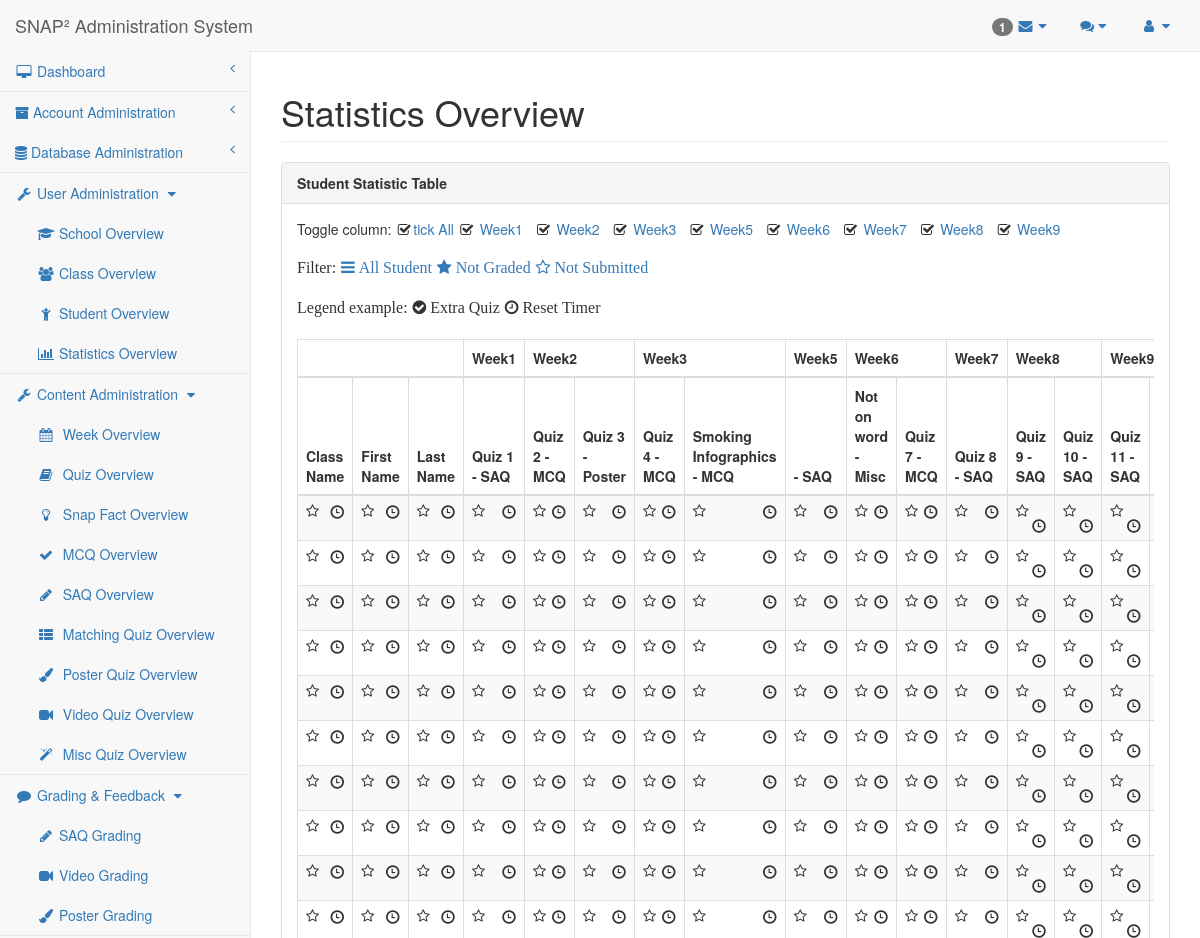
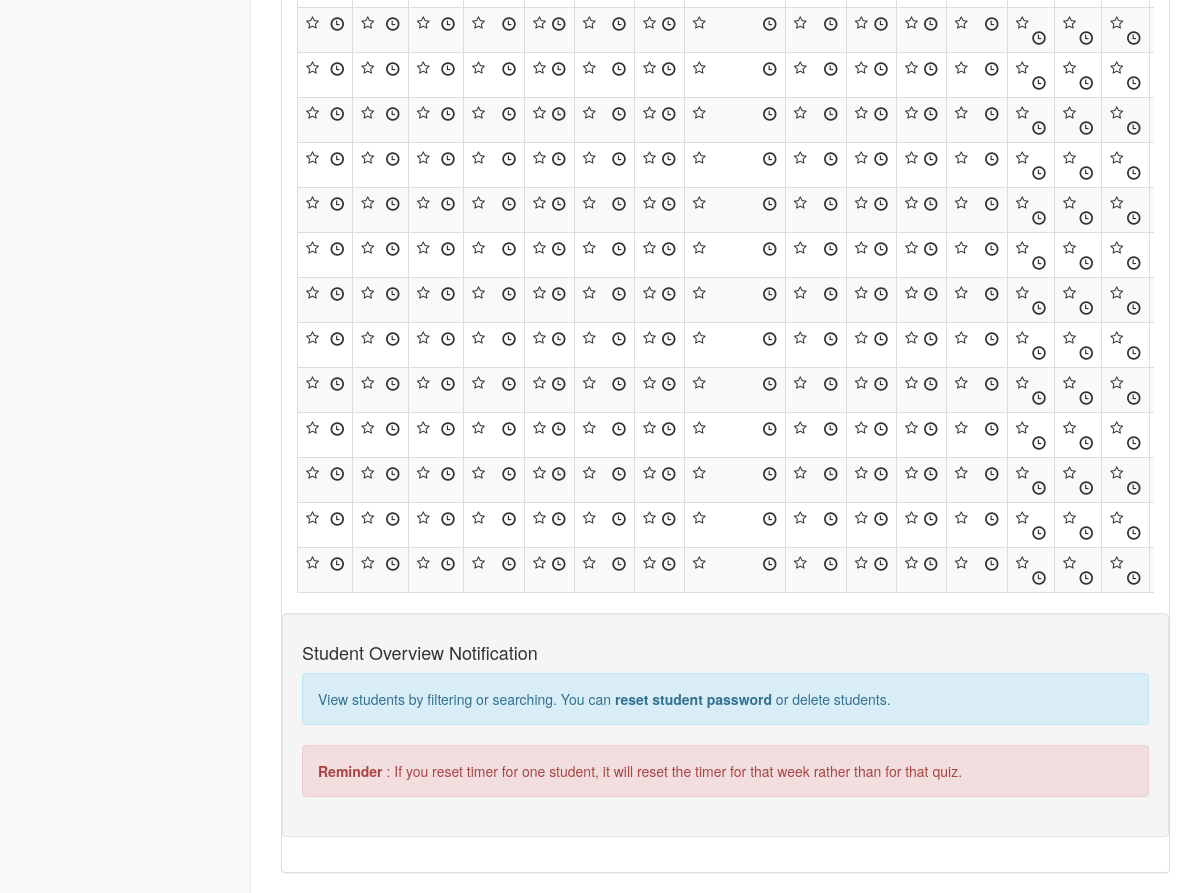
Screenshot of /researcher/statistics.php (signed in) with the database file from the repository (2 pictures, top to bottom).
### tables this page shows
CREATE TABLE `quiz` (
  `QuizID` mediumint(9) NOT NULL AUTO_INCREMENT,
  `Week` mediumint(9) DEFAULT NULL,
  `QuizType` enum('SAQ','MCQ','Matching','Poster','Misc') DEFAULT NULL,
  `ExtraQuiz` tinyint(1) DEFAULT 0,
  `TopicID` mediumint(9) DEFAULT NULL,
  `QuizName` text DEFAULT NULL,
  PRIMARY KEY (`QuizID`),
  KEY `Quiz_TopicID_FK` (`TopicID`),
  CONSTRAINT `Quiz_TopicID_FK` FOREIGN KEY (`TopicID`) REFERENCES `topic` (`TopicID`) ON DELETE CASCADE ON UPDATE CASCADE
);

CREATE TABLE `student` (
  `StudentID` mediumint(9) NOT NULL AUTO_INCREMENT,
  `Username` text NOT NULL,
  `Nickname` text DEFAULT NULL,
  `FirstName` text DEFAULT NULL,
  `LastName` text DEFAULT NULL,
  `Password` text NOT NULL,
  `Email` text DEFAULT NULL,
  `Gender` text DEFAULT NULL,
  `DOB` date DEFAULT NULL,
  `Identity` text DEFAULT NULL,
  `Score` mediumint(9) DEFAULT 0,
  `SubmissionTime` timestamp NOT NULL DEFAULT current_timestamp(),
  `ClassID` mediumint(9) NOT NULL,
  `isLocked` tinyint(1) NOT NULL DEFAULT 0,
  PRIMARY KEY (`StudentID`),
  KEY `Student_ClassID_FK` (`ClassID`),
  CONSTRAINT `Student_ClassID_FK` FOREIGN KEY (`ClassID`) REFERENCES `class` (`ClassID`) ON DELETE CASCADE ON UPDATE CASCADE
);

### mysql-lib.php (called while the page is built, shortened)
<?php
function getStudentsStatistic(PDO $conn){
    $quizSql = "SELECT DISTINCT quizID AS NumOfQuiz FROM Quiz Order by Week";
    $quizQuery = $conn->prepare($quizSql);
    $quizQuery->execute();
    $result = $quizQuery->fetchAll(PDO::FETCH_OBJ);
    $studentSql="Select ClassID, ClassName, StudentID, FirstName, LastName";
    for($i = 0; $i < count($result); $i++){
        $studentSql .= ",MAX(IF(QuizID=" .$result[$i]->NumOfQuiz.", Status,null)) as Quiz" .$result[$i]->NumOfQuiz."";
    }
    for($i = 0; $i < count($result); $i++){
        $studentSql .= ",MAX(IF(QuizID=" .$result[$i]->NumOfQuiz.", Grade,null)) as Grading" .$result[$i]->NumOfQuiz."";
    }
    $studentSql .= " From (SELECT ClassID,ClassName, CS.StudentID, FirstName, LastName, QuizID, Status, Grade
                   FROM (SELECT * FROM Student NATURAL JOIN Class) AS CS left join Quiz_Record
                   on CS.StudentID = Quiz_Record.StudentID) temp group by StudentID";
    $studentQuery = $conn->prepare($studentSql);
    $studentQuery->execute();
    $studentResult = $studentQuery->fetchAll(PDO::FETCH_OBJ);
    return $studentResult;
}
function getQuizWithWeek(PDO $conn)
{
    $quizSql = "SELECT count(QuizID) AS QuizNum ,Week FROM `Quiz` Group by Week";
    $quizQuery = $conn->prepare($quizSql);
    $quizQuery->execute();
    $quizResult = $quizQuery->fetchAll(PDO::FETCH_OBJ);
    return $quizResult;
}
function getQuizInfo(PDO $conn)
{
    $quizSql = "SELECT QuizID, Week, QuizType, QuizName, ExtraQuiz FROM `Quiz` ORDER by Week";
    $quizQuery = $conn->prepare($quizSql);
    $quizQuery->execute();
    $quizResult = $quizQuery->fetchAll(PDO::FETCH_OBJ);
    return $quizResult;
}

### researcher/statistics.php (the view, shortened to what this page needs)
<?php
require_once("../mysql-lib.php");
require_once("researcher-lib.php");
$columnName = array('ClassName', 'FirstName', 'LastName');
$colspanName = array('');
$quizList = array('ClassName', 'FirstName', 'LastName');
try {
    $conn = db_connect();
} catch (Exception $e) {
    debug_err($e);
}
try {
    $getQuizWithWeek = getQuizWithWeek($conn);
    $getQuizInfo = getQuizInfo($conn);
    $studentStatistic = getStudentsStatistic($conn);
    $startColumn = 3;
    for ($i = 0; $i < count($getQuizWithWeek); $i++){
        $j = $i+1;
        array_push($colspanName, "Week$j");
    }
    for ($i = 1; $i <= count($getQuizInfo); $i++){
        array_push($columnName,"Quiz$i");
    }
    for ($i = 0; $i < count($getQuizInfo); $i++){
        $j = $getQuizInfo[$i]->QuizID;
        array_push($quizList,"Quiz$j");
    }
} catch (Exception $e) {
    debug_err($e);
}
?>
<!DOCTYPE html>
<html lang="en">
<?php require_once('header-lib.php'); ?>
<body>
<div id="wrapper">
    <?php require_once('navigation.php'); ?>
    <div id="page-wrapper">
        <div class="row">
            <div class="col-lg-12">
                <h1 class="page-header">Statistics Overview</h1>
            </div>
        </div>
        <div class="row">
            <div class="col-lg-12">
                <div class="panel panel-default">
                    <div class="panel-heading">
                        Student Statistic Table
                    </div>
                    <div class="panel-body">
                        <div>
                            Toggle column:
                            <i class="fa fa-check-square-o fa-fw"></i><a class="toggle-vis" data-column="-1">tick All</a>
                            <?php for ($i = 0; $i < count($getQuizWithWeek); $i++) {?>
                                <i class="fa fa-check-square-o fa-fw"></i>
                                <a class="toggle-vis" start = "<?php echo $startColumn ?>" data-column="<?php $startColumn+=$getQuizWithWeek[$i]->QuizNum; echo $startColumn-1; ?>">
                                    Week<?php echo $getQuizWithWeek[$i]->Week?>
                                </a>&nbsp;
                            <?php } ?>
                        </div>
                        <div>
                            <br>
                            <span class="fa pull-left" aria-hidden="true" style="font-size: 16px" > Filter: </span>
                            <a class="fa fa-bars pull-left" aria-hidden="true" style="font-size: 16px" onclick="studentFilter('All')">
                                All Student
                            </a>
                            <a class="fa fa-star pull-left" aria-hidden="true" style="font-size: 16px" onclick="studentFilter('UNGRADED')">
                                Not Graded
                            </a>
                            <a class="fa fa-star-o pull-left" aria-hidden="true" style="font-size: 16px" onclick="studentFilter('UNSUBMITTED')">
                                Not Submitted
                            </a>
                            <br>
                            <br>
                        </div>
                        <div>
                            <span class="fa pull-left" aria-hidden="true" style="font-size: 16px" > Legend example: </span>
                            <span class="fa fa-check-circle pull-left" aria-hidden="true" style="font-size: 16px" > Extra Quiz </span>
                            <span class="fa fa-clock-o pull-left" aria-hidden="true" style="font-size: 16px"> Reset Timer </span>
                            <br>
                            <br>
                        </div>
                        <div class="dataTable_wrapper" style="width: 100%; overflow:scroll">
                            <table class="table table-striped table-bordered table-hover" id="datatables">
                                <thead>
                                    <tr>
                                        <th colspan=3>
                                        </th>
                                        <?php for ($i = 1; $i< count($colspanName); $i++){?>
                                            <th colspan= <?php echo $getQuizWithWeek[$i-1]->QuizNum?> >
                                                Week<?php echo $getQuizWithWeek[$i-1]->Week?>
                                            </th>
                                        <?php } ?>
                                    </tr>
                                    <tr>
                                        <?php for ($i = 0; $i < count($columnName); $i++) { ?>
                                            <?php if($i>2):?>
                                                <th QuizID= <?php echo $getQuizInfo[$i-3]->QuizID;?> ><?php echo $getQuizInfo[$i-3]->QuizName?>
                                                <span> - <?php echo $getQuizInfo[$i-3]->QuizType ?> </span>
                                            <?php else: ?>
                                                <th><?php
                                                $parts = preg_split('/(?=[A-Z])/', $columnName[$i]);
                                                for($j=0;$j<count($parts);$j++){
                                                    echo $parts[$j];
                                                }?>
                                            <?php endif ?>
                                            </th>
                                        <?php } ?>
                                    </tr>
                                </thead>
                                <tbody id="tableResults">
                                <?php for ($i = 0; $i < count($studentStatistic); $i++) { ?>
                                    <tr class="<?php if ($i % 2 == 0) {
                                            echo "odd";
                                        } else {
                                            echo "even";
                                        } ?>"
                                        StudentID = "<?php echo $studentStatistic[$i]->StudentID; ?>"
                                        FirstName = "<?php echo $studentStatistic[$i]->FirstName; ?>"
                                        LastName = "<?php echo $studentStatistic[$i]->LastName; ?>"
                                    >
                                    <?php for ($j = 0; $j < count($quizList); $j++) { ?>
                                            <td Week = "<?php if($j>=3) echo $getQuizInfo[$j-3]->Week;?>"
                                                QuizID = "<?php if($j >2) echo substr($quizList[$j],4); ?>"
                                            >
                                                <?php if($studentStatistic[$i]->$quizList[$j] == "GRADED"): ?>
                                                    <span><?php
                                                        $grading = str_replace("Quiz","Grading",$quizList[$j]);
                                                        echo $studentStatistic[$i]->$grading;
                                                        ?></span>
                                                    <span class="glyphicon glyphicon-time pull-right" aria-hidden="true"></span>
                                                <?php elseif($studentStatistic[$i]->$quizList[$j] == "UNSUBMITTED" || $studentStatistic[$i]->$quizList[$j]==""): ?>
                                                    <span class="fa fa-star-o pull-left" aria-hidden="true"></span>
                                                    <span class="glyphicon glyphicon-time pull-right" aria-hidden="true"></span>
                                                <?php else:?>
                                                    <?php echo $studentStatistic[$i]->$quizList[$j]; ?>
                                                <?php endif; ?>
                                            </td>
                                        <?php } ?>
                                    </tr>
                                <?php } ?>
                                </tbody>
                            </table>
                        </div>
                        <div class="well row">
                            <h4>Student Overview Notification</h4>
                            <div class="alert alert-info">
                                <p>View students by filtering or searching. You can <strong>reset student
                                        password</strong> or delete students.</p>
                            </div>
                            <div class="alert alert-danger">
                                <p><strong>Reminder</strong> : If you reset timer for one student, it will reset the
                                    timer for that week rather than for that quiz.
                                </p>
                            </div>
                        </div>
                    </div>
                </div>
            </div>
        </div>
    </div>
</div>
<?php require_once('sb-admin-lib.php'); ?>
</body>
</html>

### sb-admin/css/sb-admin-2.css (style rules this page uses)
body { background-color: #f8f8f8; }
#wrapper { width: 100%; }
#page-wrapper { padding: 0 15px; min-height: 568px; background-color: #fff; }
@media (min-width:768px) { #page-wrapper { position: inherit; margin: 0 0 0 250px; padding: 0 30px; border-left: 1px solid #e7e7e7; } }

### researcher/header-lib.php (style rules this page uses)
.panel-heading { font-weight: bold; }

### rows the page displays
quiz: QuizName "Quiz 1", QuizType "SAQ"
quiz: QuizName "Quiz 2", QuizType "MCQ"
quiz: QuizName "Quiz 3", QuizType "Poster"
quiz: QuizName "Quiz 4", QuizType "MCQ"
quiz: QuizName "Smoking Infographics", QuizType "MCQ"
quiz: QuizType "SAQ"
quiz: QuizName "Not on word", QuizType "Misc"
quiz: QuizName "Quiz 7", QuizType "MCQ"
quiz: QuizName "Quiz 8", QuizType "SAQ"
quiz: QuizName "Quiz 9", QuizType "SAQ"
quiz: QuizName "Quiz 10", QuizType "SAQ"
quiz: QuizName "Quiz 11", QuizType "SAQ"

### other values shown
count($unreadComments) "1"
$userAdminPageArr[$i] "School"
$userAdminPageArr[$i] "Class"
$userAdminPageArr[$i] "Student"
$userAdminPageArr[$i] "Statistics"
$contentAdminPageArr[$i] "Week"
$contentAdminPageArr[$i] "Quiz"
$contentAdminPageArr[$i] "Snap Fact"
$contentAdminPageArr[$i] "MCQ"
$contentAdminPageArr[$i] "SAQ"
$contentAdminPageArr[$i] "Matching"
$contentAdminPageArr[$i] "Poster"
$contentAdminPageArr[$i] "Video"
$contentAdminPageArr[$i] "Misc"
$gradingPageArr[$i] "SAQ Grading"
